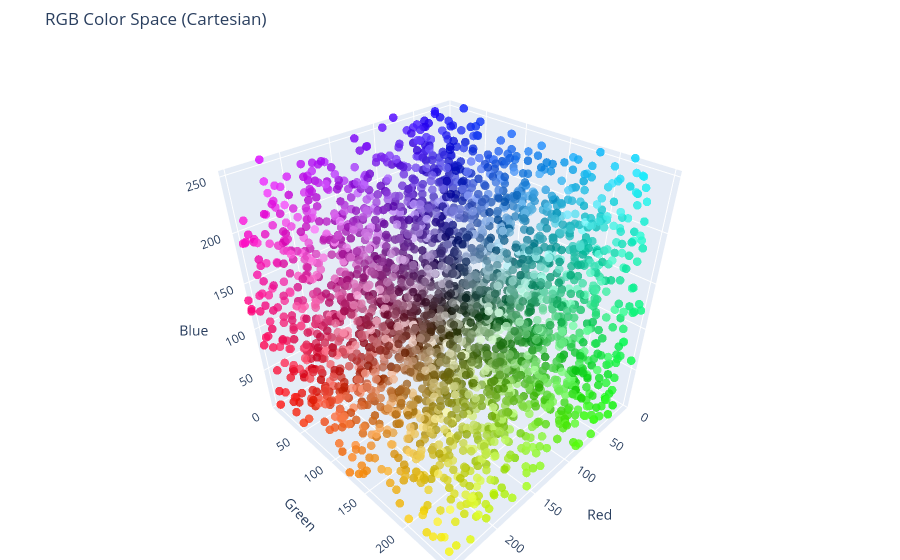

The code cell stored with this chart in its notebook:
### Code cell
import numpy as np
import plotly.graph_objects as go

def plot_rgb_space(samples=3000):
    # 1. Generate random RGB colors
    # We use random sampling to see the "volume" without creating a heavy grid
    r = np.random.randint(0, 256, samples)
    g = np.random.randint(0, 256, samples)
    b = np.random.randint(0, 256, samples)

    # 2. Create the color strings for Plotly
    # Format: 'rgb(r, g, b)'
    colors = [f'rgb({r[i]},{g[i]},{b[i]})' for i in range(samples)]

    # 3. Create the 3D Scatter plot
    fig = go.Figure(data=[go.Scatter3d(
        x=r,
        y=g,
        z=b,
        mode='markers',
        marker=dict(
            size=5,
            color=colors,  # Color the point by its own RGB value
            opacity=0.8
        )
    )])

    # 4. Layout formatting
    fig.update_layout(
        title="RGB Color Space (Cartesian)",
        scene=dict(
            xaxis=dict(title='Red', range=[0, 255]),
            yaxis=dict(title='Green', range=[0, 255]),
            zaxis=dict(title='Blue', range=[0, 255]),
            aspectmode='cube'
        ),
        margin=dict(l=0, r=0, b=0, t=50)
    )

    fig.show()

plot_rgb_space()

### Figure 1 — Plotly figure (JSON) as saved in the notebook; plotly's stock layout.template omitted (floating-point values rounded to 4 significant figures; data arrays with more than 128 entries replaced by an {"elided": "..."} marker saying what was removed)
{"data": [{"marker": {"color": {"elided": "3000 str values"}, "opacity": 0.8, "size": 5}, "mode": "markers", "type": "scatter3d", "x": {"elided": "3000 int values"}, "y": {"elided": "3000 int values"}, "z": {"elided": "3000 int values"}}], "layout": {"margin": {"b": 0, "l": 0, "r": 0, "t": 50}, "scene": {"aspectmode": "cube", "xaxis": {"range": [0, 255], "title": {"text": "Red"}}, "yaxis": {"range": [0, 255], "title": {"text": "Green"}}, "zaxis": {"range": [0, 255], "title": {"text": "Blue"}}}, "title": {"text": "RGB Color Space (Cartesian)"}}}
